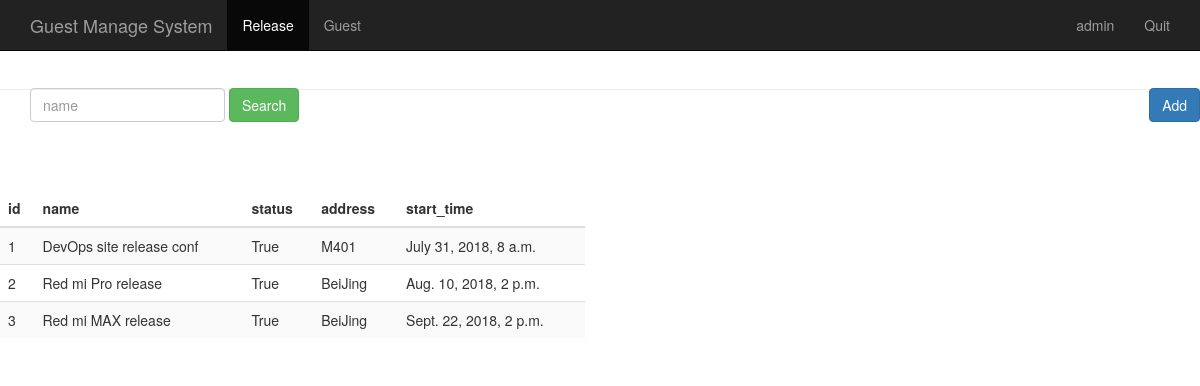
The page /event_manage/ (signed in) on the database its author committed.
### sign/models.py (models this page shows, shortened)
class Event(models.Model):
    name = models.CharField(max_length=100)
    limit = models.IntegerField()
    status = models.BooleanField()
    address = models.CharField(max_length=200)
    start_time = models.DateTimeField('events time')
    create_time = models.DateTimeField(auto_now = True)

### sign/views.py (the view)
# urls.py: path('event_manage/', views.event_manage),
@login_required
def event_manage(request):
    event_list = Event.objects.all()
    username = request.session.get('user', '')
    return render(request,"event_manage.html", {"user": username,
                                                "events": event_list})

### sign/templates/event_manage.html (shortened to what this page needs)
<!DOCTYPE HTML PUBLIC "-//W3C//DTD HTML 4.01 Transitional//EN"
        "http://www.w3.org/TR/html4/loose.dtd">
<html>
<head>
    {% load bootstrap3 %}
    {% bootstrap_css %}
</head>
<body role="document">
    <nav class="navbar navbar-inverse navbar-fixed-top">
      <div class="container">
        <div class="navbar-header">
          <a class="navbar-brand" href="/event_manage/">Guest Manage System</a>
        </div>
        <div id="navbar" class="collapse navbar-collapse">
          <ul class="nav navbar-nav">
            <li class="active"><a href="#">Release</a></li>
            <li><a href="/guest_manage/">Guest</a></li>
          </ul>
          <ul class="nav navbar-nav navbar-right">
           <li><a href="#">{{user}}</a></li>
           <li><a href="/logout/">Quit</a></li>
         </ul>
        </div>
      </div>
    </nav>
      <div class="page-header" style="margin-top: 80px;">
        <div id="navbar" class="navbar-collapse collapse" style="float:left;">
          <form class="navbar-form" method="get" action="/search_name/">
            <div class="form-group">
              <input name="name" type="text" placeholder="name" class="form-control">
            </div>
            <button type="submit" class="btn btn-success">Search</button>
          </form>
        </div>
          <div style="float:right;">
          <button type="submit" class="btn btn-primary" onclick="window.location.href='/add_event/'" style="margin-top: 8px;">Add</button>
        </div>
      </div>
      <div class="row" style="padding-top: 80px;">
        <div class="col-md-6">
          <table class="table table-striped">
            <thead>
              <tr>
                <th>id</th>
                <th>name</th>
                <th>status</th>
                <th>address</th>
                <th>start_time</th>
              </tr>
            </thead>
            <tbody>
              {% for event in events %}
                <tr>
                  <td>{{ event.id }}</td>
                  <td>{{ event.name }}</td>
                  <td>{{ event.status }}</td>
                  <td>{{ event.address }}</td>
                  <td>{{ event.start_time }}</td>
                </tr>
             {% endfor %}
            </tbody>
          </table>
        </div>
      </div>
</body>
</html>

### rows shown on the page
Event: id "1", name "DevOps site release conf", status "True", address "M401", start_time "July 31, 2018, 8 a.m."
Event: id "2", name "Red mi Pro release", status "True", address "BeiJing", start_time "Aug. 10, 2018, 2 p.m."
Event: id "3", name "Red mi MAX release", status "True", address "BeiJing", start_time "Sept. 22, 2018, 2 p.m."

### other values the page prints
{{ user }} "admin"
